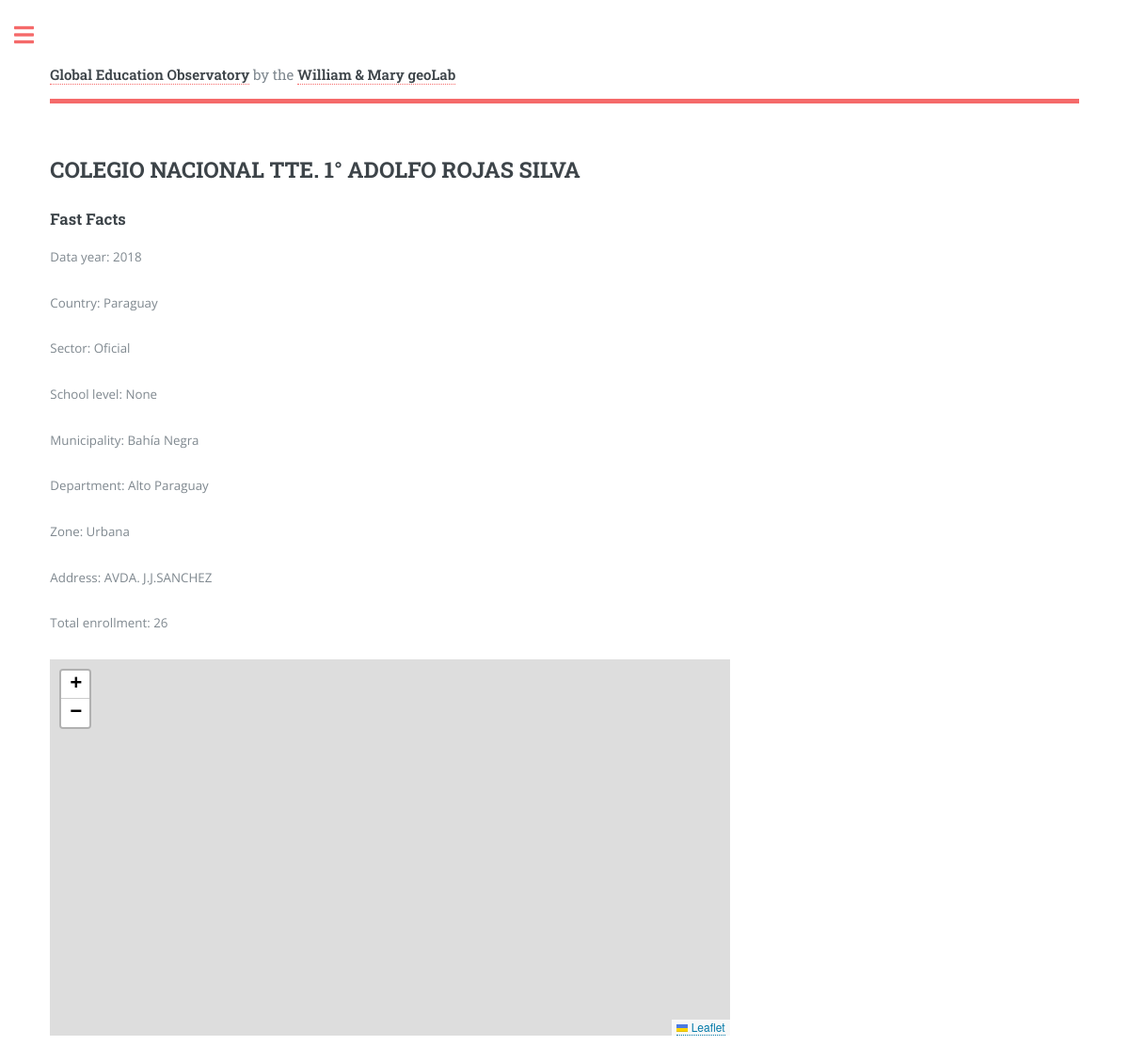
Page /schools/1/ on the committed database.
### school_app/models.py (models this page shows, shortened)
class School(models.Model):
    id = models.IntegerField(primary_key=True)
    country = models.TextField()
    data_year = models.IntegerField()
    school_name = models.TextField()
    sector = models.TextField()
    school_level = models.TextField()
    municipality = models.TextField()
    department = models.TextField()
    zone = models.TextField()
    address = models.TextField()
    total_enrollment = models.IntegerField()
    lon = models.FloatField()
    lat = models.FloatField()
    class Meta:
        managed = False
        db_table = 'schools'

### school_app/views.py (the view)
# urls.py: path('schools/<int:pk>/', views.SchoolProfileView.as_view()),
class SchoolProfileView(DetailView):
    model = School
    template_name = "school_profile.html"

### school_app/templates/school_profile.html (shortened to what this page needs)
{% extends "generic.html" %}
{% load static %}
{% block imports %}
<link rel="stylesheet" href="https://unpkg.com/leaflet@1.7.1/dist/leaflet.css"
/>
{% endblock %}
{% block main %}
<section>
    <div class="row">
        <div class="col-8 col-12-small">
            <header class="main">
                <h2>{{ object.school_name }}</h2>
            </header>
            <h3>Fast Facts</h3>
            <p>Data year: {{ object.data_year }}</p>
            <p>Country: {{ object.country }}</p>
            <p>Sector: {{ object.sector }}</p>
            <p>School level: {{ object.school_level }}</p>
            <p>Municipality: {{ object.municipality }}</p>
            <p>Department: {{ object.department }}</p>
            <p>Zone: {{ object.zone }}</p>
            <p>Address: {{ object.address }}</p>
            <p>Total enrollment: {{ object.total_enrollment }}</p>
        <div class="col-4 col-12-small">
            <div id="map" style="width:100%;height:50vh;">
            </div>
        </div>
    </div>
</section>
{% endblock %}

### school_app/static/myapp/assets/css/main.css (style rules this page uses)
html, body, div, span, applet, object, iframe, h1, h2, h3, h4, h5, h6, p, blockquote, pre, a, abbr, acronym, address, big, cite, code, del, dfn, em, img, ins, kbd, q, s, samp, small, strike, strong, sub, sup, tt, var, b, u, i, center, dl, dt, dd, ol, ul, li, fieldset, form, label, legend, table, caption, tbody, tfoot, thead, tr, th, td, article, aside, canvas, details, embed, figure, figcaption, footer, header, hgroup, menu, nav, output, ruby, section, summary, time, mark, audio, video { margin: 0; padding: 0; border: 0; font-size: 100%; font: inherit; vertical-align: baseline; }
article, aside, details, figcaption, figure, footer, header, hgroup, menu, nav, section { display: block; }
body { line-height: 1; }
body { -webkit-text-size-adjust: none; }
body { -ms-overflow-style: scrollbar; }
html { box-sizing: border-box; }
*, *:before, *:after { box-sizing: inherit; }
body { background: #ffffff; }
body, input, select, textarea { color: #7f888f; font-family: "Open Sans", sans-serif; font-size: 13pt; font-weight: 400; line-height: 1.65; }
@media screen and (max-width: 1680px) { body, input, select, textarea { font-size: 11pt; } }
@media screen and (max-width: 1280px) { body, input, select, textarea { font-size: 10pt; } }
p { margin: 0 0 2em 0; }
h1, h2, h3, h4, h5, h6 { color: #3d4449; font-family: "Roboto Slab", serif; font-weight: 700; line-height: 1.5; margin: 0 0 1em 0; }
h2 { font-size: 1.75em; }
h3 { font-size: 1.25em; }
.row { display: flex; flex-wrap: wrap; box-sizing: border-box; align-items: stretch; }
.row > * { box-sizing: border-box; }
.row > .col-8 { width: 66.66667%; }
.row { margin-top: 0; margin-left: -1.5em; }
.row > * { padding: 0 0 0 1.5em; }
@media screen and (max-width: 1680px) { .row { display: flex; flex-wrap: wrap; box-sizing: border-box; align-items: stretch; } }
@media screen and (max-width: 1680px) { .row > * { box-sizing: border-box; } }
@media screen and (max-width: 1680px) { .row { margin-top: 0; margin-left: -1.5em; } }
@media screen and (max-width: 1680px) { .row > * { padding: 0 0 0 1.5em; } }
@media screen and (max-width: 1280px) { .row { display: flex; flex-wrap: wrap; box-sizing: border-box; align-items: stretch; } }
@media screen and (max-width: 1280px) { .row > * { box-sizing: border-box; } }
@media screen and (max-width: 1280px) { .row { margin-top: 0; margin-left: -1.5em; } }
@media screen and (max-width: 1280px) { .row > * { padding: 0 0 0 1.5em; } }
header.main > :last-child { margin: 0 0 1em 0; }
#main > .inner > section { padding: 6em 0 4em 0 ; border-top: solid 2px rgba(210, 215, 217, 0.75); }
#main > .inner > section:first-of-type { border-top: 0 !important; }
@media screen and (max-width: 1680px) { #main > .inner > section { padding: 5em 0 3em 0 ; } }
@media screen and (max-width: 1280px) { #main > .inner > section { padding: 4em 0 2em 0 ; } }

### rows in the picture
School: school_name "COLEGIO NACIONAL TTE. 1° ADOLFO ROJAS SILVA", data_year "2018", country "Paraguay", sector "Oficial", school_level "None", municipality "Bahía Negra", department "Alto Paraguay", zone "Urbana", address "AVDA. J.J.SANCHEZ", total_enrollment "26"
